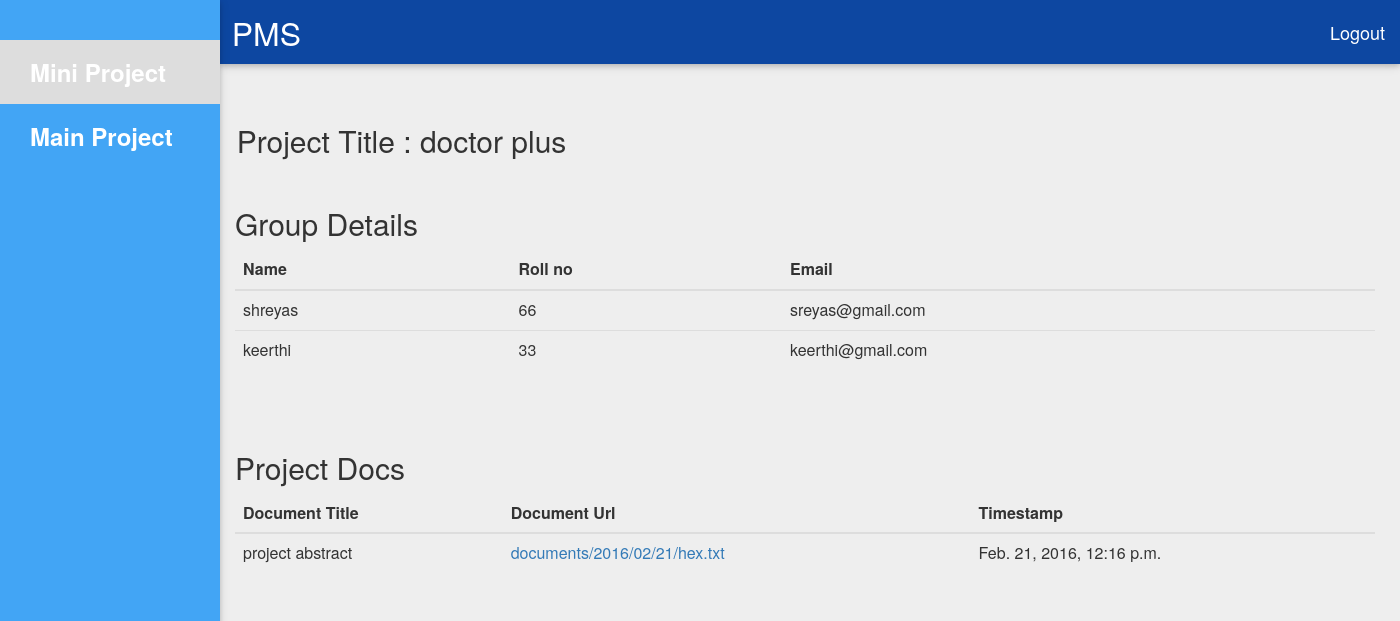
Page /15/ on the earlier database version.
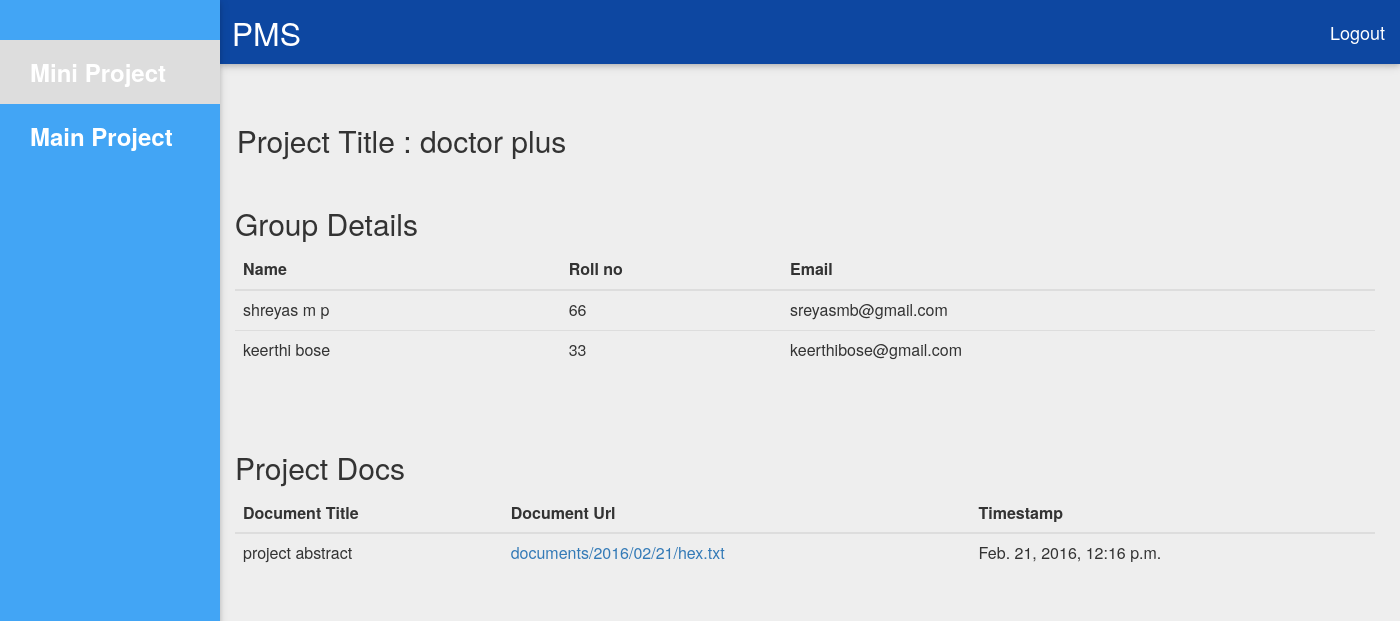
Same page on the later database version.
### newsletter/models.py (models this page shows, shortened)
class sellerprofile(models.Model):
    BATCH_CHOICES = (
        ('CSA', 'CSA'),
        ('CSB', 'CSB'),
        ('ECA', 'ECA'),
        ('ECB', 'ECB'),
        ('EEE', 'EEE'),
        ('BME', 'BME'),
    )
    PROJECT_TYPE = (
    	('MINI','MINIPROJECT'),
    	('MAIN','MAINPROJECT'),
    )
    TOPIC_APPROVED = (
    	('YES','YES'),
    	('NO' , 'NO'),
    )
    seller = models.OneToOneField(User,on_delete=models.CASCADE,)
    project_title = models.CharField(max_length = 200,blank = True , null = True)
    batch = models.CharField(max_length = 200,choices = BATCH_CHOICES,blank = True , null = True)
    ptype = models.CharField(max_length = 200,choices = PROJECT_TYPE,blank = True , null = True)
    approved = models.CharField(max_length = 10,choices =TOPIC_APPROVED,default = 'NO')

class student_details(models.Model):
	name = models.CharField(max_length = 200)
	rollno = models.IntegerField()
	email = models.EmailField(blank = False)
	group = models.ForeignKey(sellerprofile,related_name = 'member')

class Document(models.Model):
    gpno = models.IntegerField(null = True)
    time_stamp = models.DateTimeField(auto_now_add = True,auto_now = False)
    doc_title = models.CharField(max_length = 200,)
    docfile = models.FileField(upload_to='documents/%Y/%m/%d')
    docdesc = models.CharField(max_length = 200)

### newsletter/views.py (the view)
# urls.py: url(r'^(?P<num>[0-9]*)/$', 'newsletter.views.searchpage', name='searchpage'),
def searchpage(request,num):
	print num
	d = Document.objects.filter(Q(gpno = num)&Q(doc_title__contains='abstract'))
	p=sellerprofile.objects.get(id=num)
	s = student_details.objects.filter(group = p)
	return render(request,"searchresult.html",{'d':d,'s':s,'title':p.project_title})

### templates/searchresult.html (shortened to what this page needs)
{% load staticfiles %}
<html>
<head>
<link rel="stylesheet" href="{% static 'materialize/css/materialize.min.css'%}" media="screen,projection"/>
<link rel="stylesheet" href="{% static 'css/maxcdnbootstrap.min.css' %}">
<link rel="stylesheet" href="{% static 'django_tables2/themes/paleblue/css/screen.css' %}"/>
</head>
<body style= "background : #eeeeee; overflow-x : hidden; padding-left:220px;">
<link rel="stylesheet" href="{% static 'materialize/css/pad.css'%}" media="screen,projection"/>
   <nav>
   <div class="nav-wrapper blue darken-4">
      &nbsp;&nbsp;&nbsp;<a id="abc" href="#" class="brand-logo" ><font size="6">PMS</font></a>
      <ul id="nav-mobile" class="right hide-on-med-and-down">
        <li><a href="/logout" style="text-decoration:none; color:white"><font size="4">Logout</font></a></li>
      </ul>
  </nav>
  <div class="tabbable">
      <ul id="slide-out" class="side-nav fixed blue lighten-1">
      <br></br>
      <li class = "active"><a class="waves-effect waves-light" href="#mini"  data-toggle="tab" style="text-decoration:none; color:white"><font size="5"><b>Mini Project</b></font></a></li>
      <li><a class="waves-effect waves-light" href="#main"  data-toggle="tab" style="text-decoration:none; color:white"><font size="5"><b>Main Project</b></font></a></li>
    </ul>
<br></br>
<div class="tab-content">
    <div class="tab-pane active" id="mini">
<div class = 'row'>
<div class = 'col-md-12'>
<h2>&nbsp Project Title : {{title}}</h2>
</div>
</div>
<div class = 'row'>
<div class = 'col-md-6'>
<div class="container">
  <h2>Group Details</h2>
  <table class="table">
    <thead>
      <tr>
        <th>Name</th>
        <th>Roll no</th>
        <th>Email</th>
      </tr>
    </thead>
    <tbody>
    {%for l in s%}
      <tr>
        <td>{{l.name}}</td>
        <td>{{l.rollno}}</td>
        <td>{{l.email}}</td>
      </tr>
      {%endfor%}
    </tbody>
  </table>
</div>
</div>
</div>
<hr>
<div class = 'row'>
<div class = 'col-md-6'>
<div class="container">
  <h2>Project Docs</h2>
  <table class="table">
    <thead>
      <tr>
        <th>Document Title</th>
        <th>Document Url</th>
        <th>Timestamp</th>
      </tr>
    </thead>
    <tbody>
    {%for l in d%}
      <tr>
        <td>{{ l.doc_title }}</td>
        <td><a href="{{ l.docfile.url }}">{{ l.docfile.name}}</a></td>
        <td>{{ l.time_stamp }}</td>
      </tr>
      {%endfor%}
    </tbody>
  </table>
</div>
</div>
</div>
</div>
</div>
</div>
</body>
</html>

Differences in the rows shown:
changed student_details: name "shreyas" → "shreyas m p"; email "sreyas@gmail.com" → "sreyasmb@gmail.com"
changed student_details: name "keerthi" → "keerthi bose"; email "keerthi@gmail.com" → "keerthibose@gmail.com"
